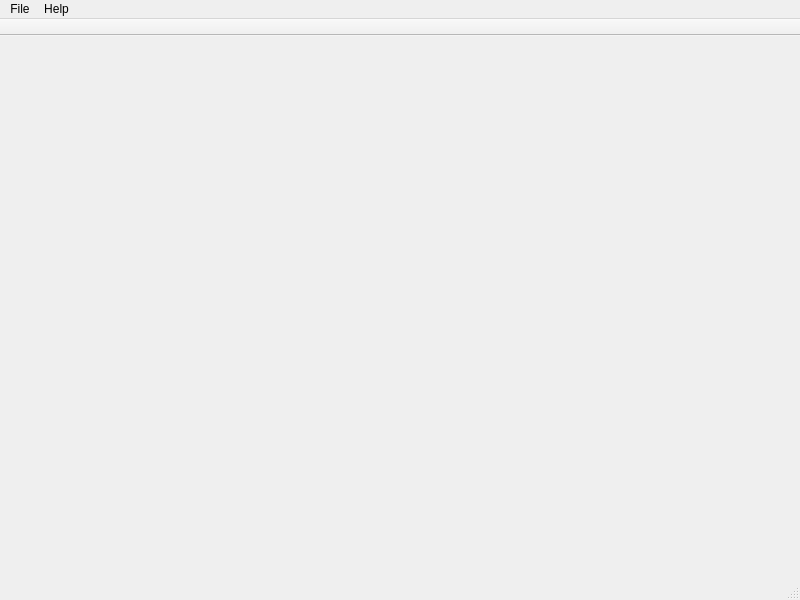
<?xml version="1.0" encoding="UTF-8"?>
<ui version="4.0">
 <class>MainWindow</class>
 <widget class="QMainWindow" name="MainWindow">
  <property name="geometry">
   <rect>
    <x>0</x>
    <y>0</y>
    <width>800</width>
    <height>600</height>
   </rect>
  </property>
  <property name="windowTitle">
   <string>MainWindow</string>
  </property>
  <widget class="QWidget" name="centralwidget"/>
  <widget class="QMenuBar" name="menubar">
   <property name="geometry">
    <rect>
     <x>0</x>
     <y>0</y>
     <width>800</width>
     <height>22</height>
    </rect>
   </property>
   <widget class="QMenu" name="menuFile">
    <property name="title">
     <string>File</string>
    </property>
    <addaction name="actionLogin"/>
    <addaction name="separator"/>
    <addaction name="actionExit"/>
   </widget>
   <widget class="QMenu" name="menuHelp">
    <property name="title">
     <string>Help</string>
    </property>
    <addaction name="actionContents"/>
    <addaction name="separator"/>
    <addaction name="actionAbout"/>
   </widget>
   <addaction name="menuFile"/>
   <addaction name="menuHelp"/>
  </widget>
  <widget class="QStatusBar" name="statusbar"/>
  <widget class="QToolBar" name="toolBar">
   <property name="font">
    <font>
     <pointsize>12</pointsize>
    </font>
   </property>
   <property name="windowTitle">
    <string>toolBar</string>
   </property>
   <property name="movable">
    <bool>false</bool>
   </property>
   <property name="floatable">
    <bool>false</bool>
   </property>
   <attribute name="toolBarArea">
    <enum>TopToolBarArea</enum>
   </attribute>
   <attribute name="toolBarBreak">
    <bool>false</bool>
   </attribute>
  </widget>
  <action name="actionLogin">
   <property name="text">
    <string>Login</string>
   </property>
   <property name="shortcut">
    <string>Ctrl+L</string>
   </property>
  </action>
  <action name="actionExit">
   <property name="text">
    <string>Exit</string>
   </property>
   <property name="shortcut">
    <string>Ctrl+X</string>
   </property>
  </action>
  <action name="actionContents">
   <property name="text">
    <string>Contents</string>
   </property>
  </action>
  <action name="actionAbout">
   <property name="text">
    <string>About</string>
   </property>
  </action>
 </widget>
 <resources/>
 <connections>
  <connection>
   <sender>actionExit</sender>
   <signal>triggered()</signal>
   <receiver>MainWindow</receiver>
   <slot>close()</slot>
   <hints>
    <hint type="sourcelabel">
     <x>-1</x>
     <y>-1</y>
    </hint>
    <hint type="destinationlabel">
     <x>399</x>
     <y>299</y>
    </hint>
   </hints>
  </connection>
 </connections>
</ui>
